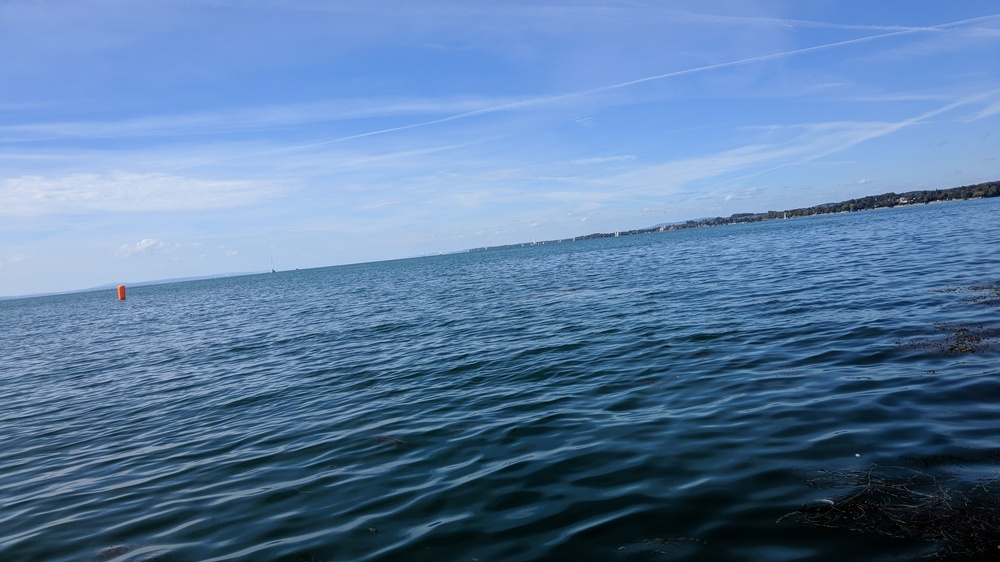
#> input picture data/test_images/IMG_20180922_144912.jpg, 1000 x 562 px, shrunk from 3840 x 2160 before the run, found by its file name
$ python boat_detector.py   (older library calls are emulated)
#> lines starting #> are read from the running program, lines starting #| are printed output that depends on the picture; after the words box and inside, x2 and y2 are one past the last pixel; in counts of white or black regions, pixels touching at a corner belong together
import numpy as np
import cv2
from matplotlib import pyplot as plt
from pathlib import Path
from os.path import expanduser
home = expanduser("~")

n = 20

#im = cv2.imread(home + '/src/boat_autopilot/data/test_images/2.jpg')
im = cv2.imread(home + '/src/boat_autopilot/data/test_images/IMG_20180922_144912.jpg')
#> im is the input picture: shape (562, 1000, 3); mean B, G, R 161.9, 123.5, 90.9
im = cv2.imread(home + '/src/boat_autopilot/data/test_images/IMG_20180922_145236.jpg')
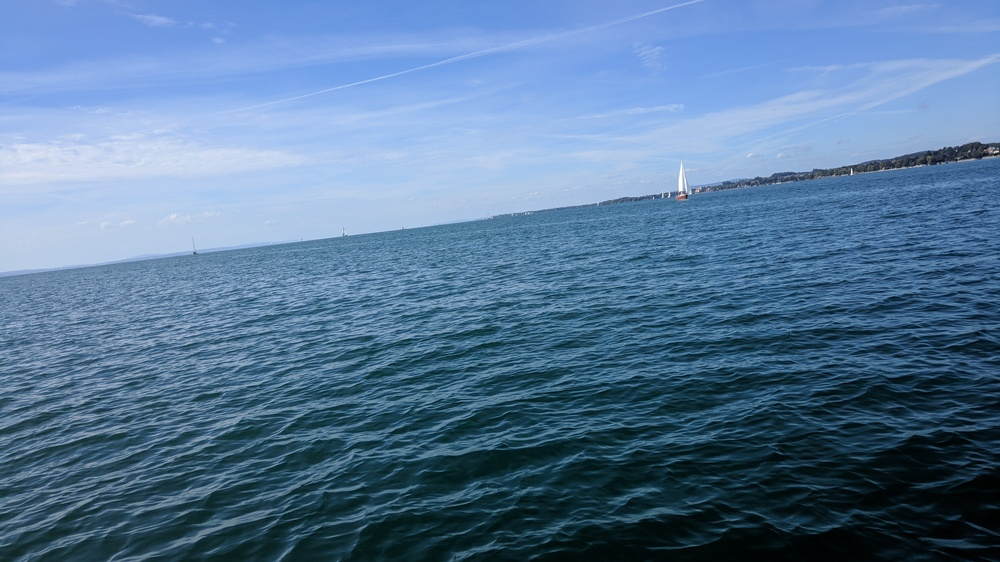
#> input picture data/test_images/IMG_20180922_145236.jpg, 1000 x 562 px, shrunk from 3840 x 2160 before the run, found by its file name
#> im is the input picture: shape (562, 1000, 3); mean B, G, R 153.5, 120.2, 87.5
#im = cv2.imread(home + '/src/boat_autopilot/data/test_images/IMG_20180922_145246.jpg')


width = im.shape[1]
#> width = 1000
height = im.shape[0]
#> height = 562
print(height)
#| 562

i = 1
delta = int(height / n)
#> delta = 28
current = 0
res = im.copy()
# old Test: image is filtered in horizontal bands, complete band is used
if False:
    while i <= n:
        print(current)
        sub_face = im[current:current + delta, 0:width]

        # apply a gaussian blur on this new recangle image
        sub_face = cv2.GaussianBlur(sub_face, (int(i/2) * 2 + 1, int(i/2) * 2 + 1), 30)
        # merge this blurry rectangle to our final image
        res[current:current + delta, 0:width] = sub_face
        current = current + delta
        i = i + 1
else:   # new Test: image is filtered in horizontal bands, only first line of band is used:
    while current < height:
        sub_face = im[current:current + delta, 0:width]

        # apply a gaussian blur on this new recangle image
        sub_face = cv2.GaussianBlur(sub_face, (int(i / 2) * 2 + 1, int(i / 2) * 2 + 1), 30)
        # merge this blurry rectangle to our final image
        res[current:current + 1, 0:width] = sub_face[0:1, 0:width]
        current = current + 1
        if current % delta == 0:
            i = i + 1
        print(current)
        print(i)
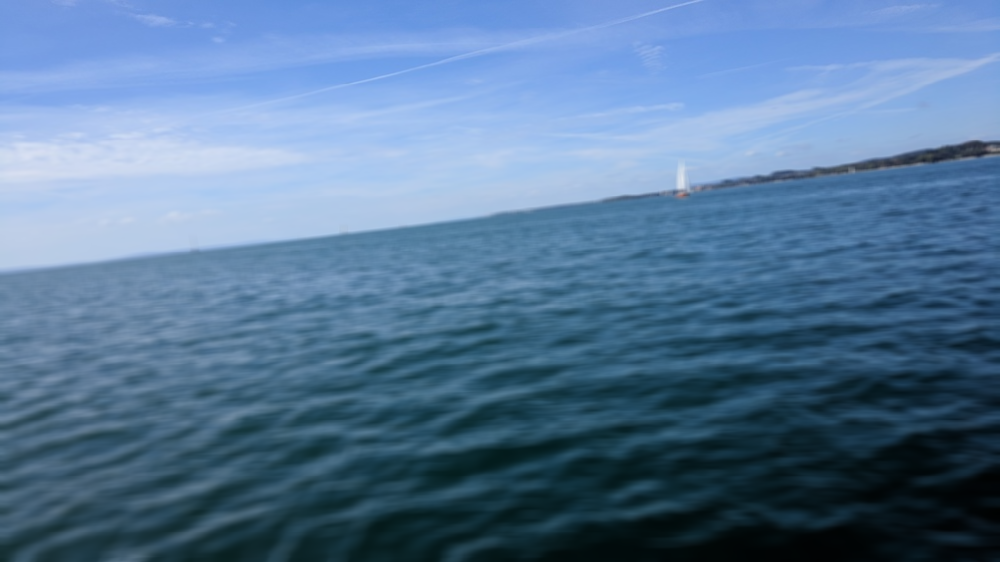
#> res: shape (562, 1000, 3); mean B, G, R 152.3, 119.3, 86.8
#> after the loop, current = 562; i = 21

'''for (x, y, w, h) in faces:
    sub_face = image[y:y+h, x:x+w]
    # apply a gaussian blur on this new recangle image
    sub_face = cv2.GaussianBlur(sub_face,(23, 23), 30)
    # merge this blurry rectangle to our final image
    result_image[y:y+sub_face.shape[0], x:x+sub_face.shape[1]] = sub_face
'''

im = res
edgs = cv2.Canny(im, 100, 200)
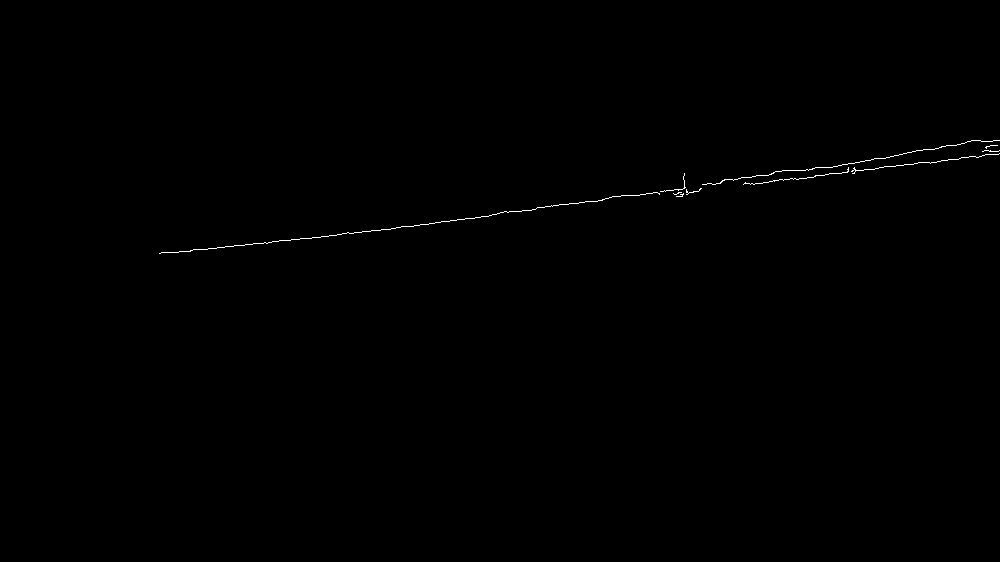
#> edgs: shape (562, 1000); 0.21% white in thin lines or dots, all inside (x1, y1, x2, y2) = (159, 140, 1000, 254)
edges = cv2.cvtColor(edgs, cv2.COLOR_GRAY2BGR)
cv2.namedWindow("edges", cv2.WINDOW_NORMAL)
res = cv2.addWeighted(im, 0.5, edges, 0.5, 0)
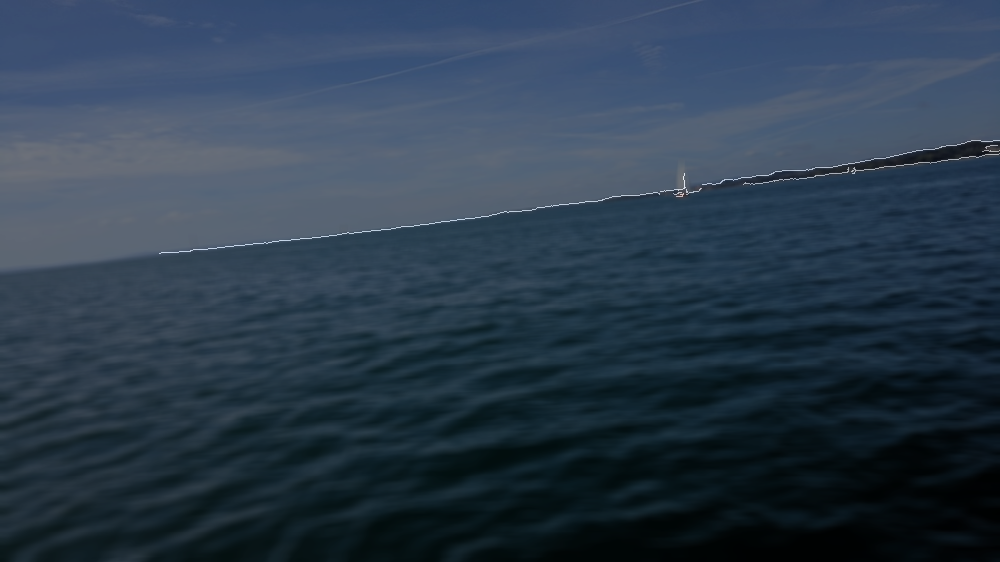
#> res: shape (562, 1000, 3); mean B, G, R 76.5, 59.9, 43.7
cv2.imshow('edges',  res)

'''

edges = cv2.Canny(im,100,200)

plt.subplot(121),plt.imshow(im,cmap = 'gray')
plt.title('Original Image'), plt.xticks([]), plt.yticks([])
plt.subplot(122),plt.imshow(edges,cmap = 'gray')
plt.title('Edge Image'), plt.xticks([]), plt.yticks([])

plt.show()
'''


'''
kernel = np.ones((n,n),np.float32)/n/n
dst = cv2.filter2D(im,-1,kernel)

imgray = cv2.cvtColor(dst,cv2.COLOR_BGR2GRAY)
ret,thresh = cv2.threshold(imgray,127,255,0)
im2, contours, hierarchy = cv2.findContours(thresh,cv2.RETR_TREE,cv2.CHAIN_APPROX_SIMPLE)

cv2.drawContours(im, contours, -1, (0,255,0), 3)
'''

sift = cv2.xfeatures2d.SIFT_create()
gray= cv2.cvtColor(im,cv2.COLOR_BGR2GRAY)
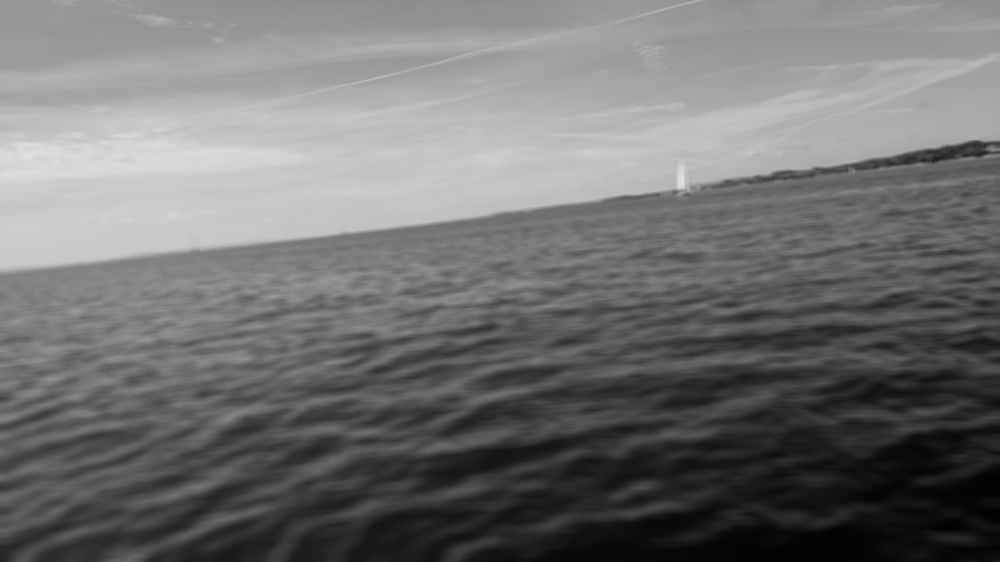
#> gray: shape (562, 1000); min 1, max 229, mean 113.4
kp = sift.detect(gray, None)
#> kp = 100 keypoints; strongest (x, y, size): (976, 148, 12.7), (908, 159, 9.4), (888, 162, 6.9), (874, 164, 8)
img=cv2.drawKeypoints(gray,kp, im, flags=cv2.DRAW_MATCHES_FLAGS_DRAW_RICH_KEYPOINTS)

cv2.namedWindow("image", cv2.WINDOW_NORMAL)
cv2.imshow('image',im)
cv2.waitKey(0)
cv2.destroyAllWindows()
